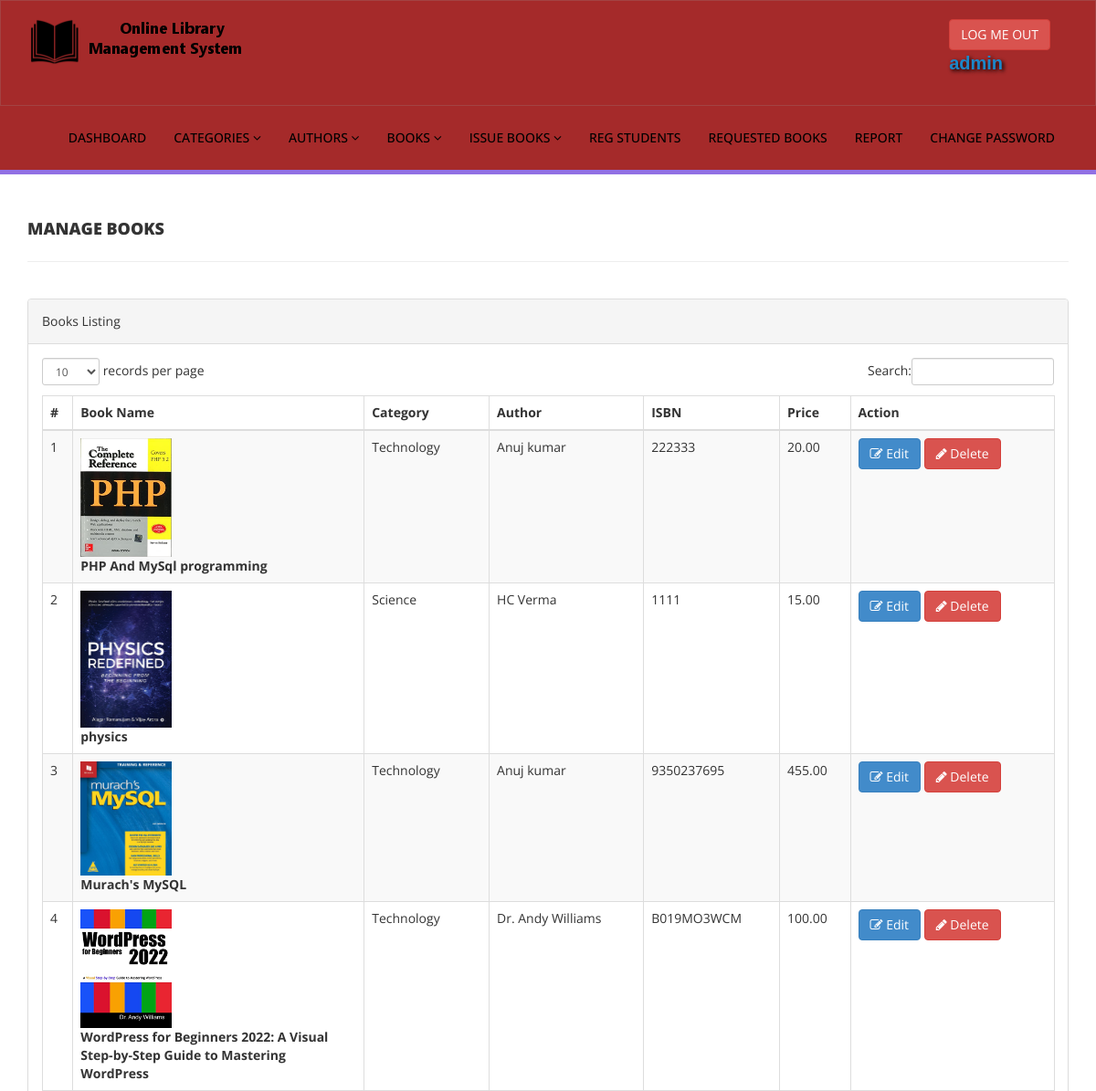
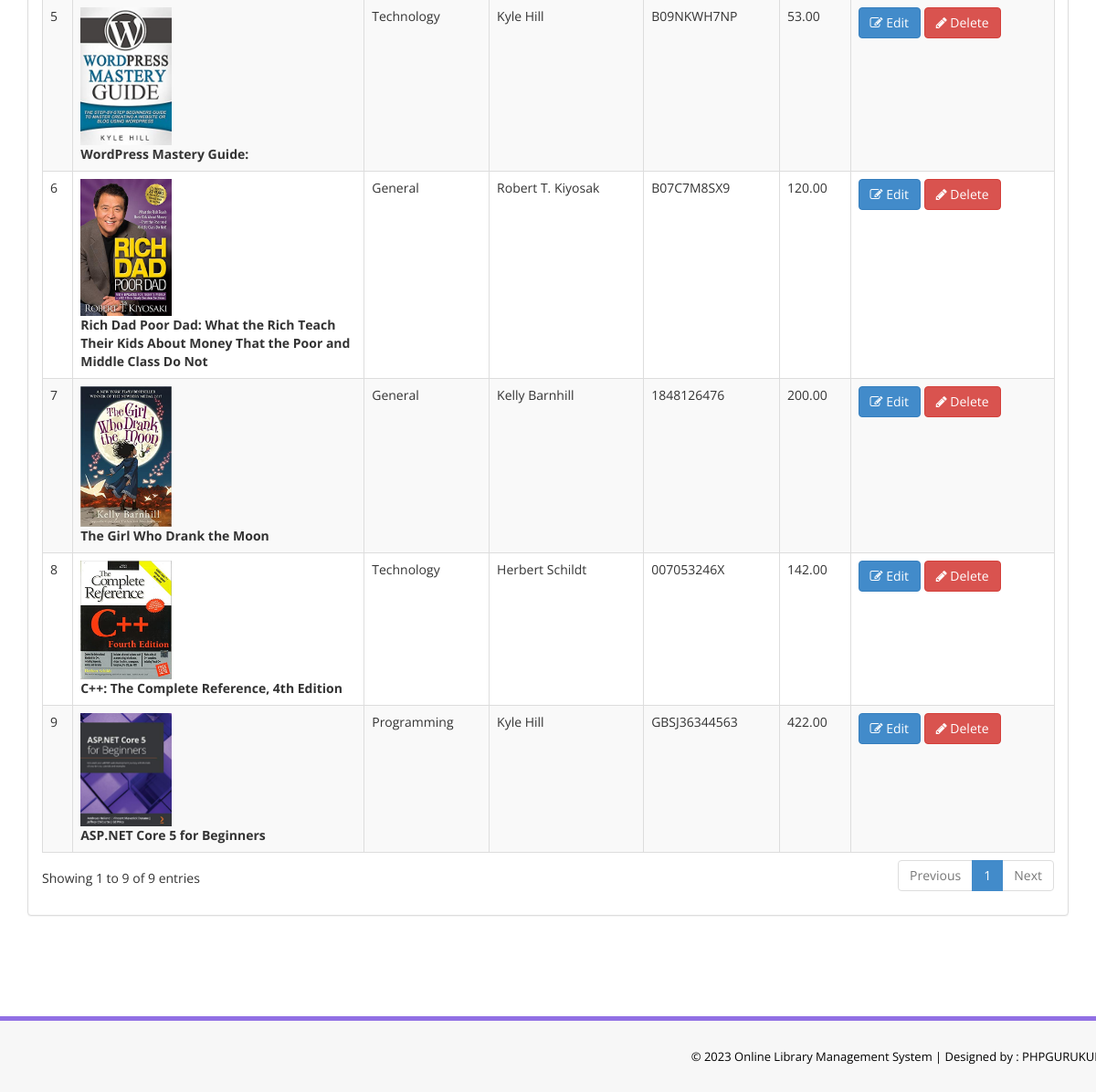
The app's page /library/admin/manage-books.php (signed in) with its own data (2 pictures, top to bottom).
### tables this page shows
CREATE TABLE `tblbooks` (
  `id` int(11) NOT NULL,
  `BookName` varchar(255) DEFAULT NULL,
  `CatId` int(11) DEFAULT NULL,
  `AuthorId` int(11) DEFAULT NULL,
  `ISBNNumber` varchar(25) DEFAULT NULL,
  `BookPrice` decimal(10,2) DEFAULT NULL,
  `bookImage` varchar(250) NOT NULL,
  `isIssued` int(1) DEFAULT NULL,
  `RegDate` timestamp NULL DEFAULT current_timestamp(),
  `UpdationDate` timestamp NULL DEFAULT NULL ON UPDATE current_timestamp()
);

CREATE TABLE `tblcategory` (
  `id` int(11) NOT NULL,
  `CategoryName` varchar(150) DEFAULT NULL,
  `Status` int(1) DEFAULT NULL,
  `CreationDate` timestamp NULL DEFAULT current_timestamp(),
  `UpdationDate` timestamp NULL DEFAULT '0000-00-00 00:00:00' ON UPDATE current_timestamp()
);

CREATE TABLE `tblauthors` (
  `id` int(11) NOT NULL,
  `AuthorName` varchar(159) DEFAULT NULL,
  `creationDate` timestamp NULL DEFAULT current_timestamp(),
  `UpdationDate` timestamp NULL DEFAULT NULL ON UPDATE current_timestamp()
);

### library/admin/manage-books.php (the view, shortened to what this page needs)
<?php
include('includes/config.php');
if(strlen($_SESSION['alogin'])==0)
    {
header('location:index.php');
}
else{
    ?>
<!DOCTYPE html>
<html xmlns="http://www.w3.org/1999/xhtml">
<head>
    <link href="assets/css/bootstrap.css" rel="stylesheet" />
    <link href="assets/css/font-awesome.css" rel="stylesheet" />
    <link href="assets/js/dataTables/dataTables.bootstrap.css" rel="stylesheet" />
    <link href="assets/css/style.css" rel="stylesheet" />
</head>
<body>
<?php include('includes/header.php');?>
    <div class="content-wrapper">
         <div class="container">
        <div class="row pad-botm">
            <div class="col-md-12">
                <h4 class="header-line">Manage Books</h4>
    </div>
        </div>
            <div class="row">
                <div class="col-md-12">
                    <div class="panel panel-default">
                        <div class="panel-heading">
                           Books Listing
                        </div>
                        <div class="panel-body">
                            <div class="table-responsive">
                                <table class="table table-striped table-bordered table-hover" id="dataTables-example">
                                    <thead>
                                        <tr>
                                            <th>#</th>
                                            <th>Book Name</th>
                                            <th>Category</th>
                                            <th>Author</th>
                                            <th>ISBN</th>
                                            <th>Price</th>
                                            <th>Action</th>
                                        </tr>
                                    </thead>
                                    <tbody>
<?php $sql = "SELECT tblbooks.BookName,tblcategory.CategoryName,tblauthors.AuthorName,tblbooks.ISBNNumber,tblbooks.BookPrice,tblbooks.id as bookid,tblbooks.bookImage from  tblbooks join tblcategory on tblcategory.id=tblbooks.CatId join tblauthors on tblauthors.id=tblbooks.AuthorId";
$query = $dbh -> prepare($sql);
$query->execute();
$results=$query->fetchAll(PDO::FETCH_OBJ);
$cnt=1;
if($query->rowCount() > 0)
{
foreach($results as $result)
{               ?>
                                        <tr class="odd gradeX">
                                            <td class="center"><?php echo htmlentities($cnt);?></td>
                                            <td class="center" width="300">
<img src="bookimg/<?php echo htmlentities($result->bookImage);?>" width="100">
                                                <br /><b><?php echo htmlentities($result->BookName);?></b></td>
                                            <td class="center"><?php echo htmlentities($result->CategoryName);?></td>
                                            <td class="center"><?php echo htmlentities($result->AuthorName);?></td>
                                            <td class="center"><?php echo htmlentities($result->ISBNNumber);?></td>
                                            <td class="center"><?php echo htmlentities($result->BookPrice);?></td>
                                            <td class="center">
                                            <a href="edit-book.php?bookid=<?php echo htmlentities($result->bookid);?>"><button class="btn btn-primary"><i class="fa fa-edit "></i> Edit</button>
                                          <a href="manage-books.php?del=<?php echo htmlentities($result->bookid);?>" onclick="return confirm('Are you sure you want to delete?');"" >  <button class="btn btn-danger"><i class="fa fa-pencil"></i> Delete</button>
                                            </td>
                                        </tr>
 <?php $cnt=$cnt+1;}} ?>
                                    </tbody>
                                </table>
                            </div>
                        </div>
                    </div>
                </div>
            </div>
    </div>
    </div>
  <?php include('includes/footer.php');?>
</body>
</html>
<?php } ?>

### library/admin/includes/header.php (shortened to what this page needs)
<div class="navbar navbar-inverse set-radius-zero" >
        <div class="container">
            <div class="navbar-header">
                <a class="navbar-brand">
                    <img src="assets/img/logo.png" />
                </a>
            </div>
            <div class="right-div">
                <a href="logout.php" class="btn btn-danger pull-right">LOG ME OUT</a>
                <p><blink>
                    <?php echo $_SESSION['alogin']?></blink>
</p>
            </div>
        </div>
    </div>
    <section class="menu-section">
        <div class="container">
            <div class="row ">
                <div class="col-md-12">
                    <div class="navbar-collapse collapse ">
                        <ul id="menu-top" class="nav navbar-nav navbar-right">
                            <li><a href="dashboard.php" class="menu-top">DASHBOARD</a></li>
                            <li>
                                <a href="#" class="dropdown-toggle" id="ddlmenuItem" data-toggle="dropdown"> Categories <i class="fa fa-angle-down"></i></a>
                            </li>
                            <li>
                                <a href="#" class="dropdown-toggle" id="ddlmenuItem" data-toggle="dropdown"> Authors <i class="fa fa-angle-down"></i></a>
                            </li>
 <li>
                                <a href="#" class="dropdown-toggle" id="ddlmenuItem" data-toggle="dropdown"> Books <i class="fa fa-angle-down"></i></a>
                            </li>
                           <li>
                                <a href="#" class="dropdown-toggle" id="ddlmenuItem" data-toggle="dropdown"> Issue Books <i class="fa fa-angle-down"></i></a>
                            </li>
                             <li><a href="reg-students.php">Reg Students</a></li>
                             <li><a href="manage-requested-books.php" >Requested Books</a></li>
                             <li><a href="report.php">Report</a></li>
  <li><a href="change-password.php">Change Password</a></li>
                        </ul>
                    </div>
                </div>
            </div>
        </div>
    </section>

### library/admin/includes/footer.php
<section class="footer-section">
     <div class="container">
         <div class="row">
             <div class="col-md-12">
                &copy; <?php echo date('Y');?> Online Library Management System |<a href="https://phpgurukul.com/" target="_blank"  > Designed by : PHPGURUKUL</a>
             </div>
         </div>
     </div>
 </section>

### library/admin/assets/css/style.css (style rules this page uses)
.set-radius-zero { border-radius:0px; -moz-border-radius:0px; -webkit-border-radius:0px; }
.content-wrapper { margin-top: 40px; min-height:800px; padding-bottom:90px; }
.header-line { font-weight:900; padding-bottom:25px; border-bottom:1px solid #eeeeee; text-transform:uppercase; }
.pad-botm { padding-bottom:30px; }
.right-div { float: right; padding: 20px; }
#menu-top a { color:#000; text-decoration:none; font-weight:500; padding: 25px 15px 25px 15px; text-transform:uppercase; }
.menu-section { background-color: #f7f7f7; border-bottom:5px solid #9170E4; width:100% }
.navbar-inverse { background-color: #FFF; border-color: rgba(155, 153, 153, 0.23); }
.navbar { min-height: 90px; margin-bottom: 0px; }
.footer-section { padding:25px 50px 25px 50px; color:#000; font-size:13px; background-color: #f7f7f7; text-align:right; border-top:5px solid #9170E4; }
.footer-section a, .footer-section a:hover { color:#000; }

### library/admin/includes/header.php (style rules this page uses)
p { color: #1adf2a; text-shadow: 2px 2px 4px #000000; }
blink { color: #1c87c9; font-size: 20px; font-weight: bold; font-family: sans-serif; }
.menu-section { background-color:brown; }
.navbar { background-color:brown; }

### records on screen
tblbooks: bookImage (picture), BookName "PHP And MySql programming", tblcategory.CategoryName "Technology", AuthorId.AuthorName "Anuj kumar", ISBNNumber "222333", BookPrice "20.00"
tblbooks: bookImage (picture), BookName "physics", tblcategory.CategoryName "Science", AuthorId.AuthorName "HC Verma", ISBNNumber "1111", BookPrice "15.00"
tblbooks: bookImage (picture), BookName "Murach's MySQL", tblcategory.CategoryName "Technology", AuthorId.AuthorName "Anuj kumar", ISBNNumber "9350237695", BookPrice "455.00"
tblbooks: bookImage (picture), BookName "WordPress for Beginners 2022: A Visual Step-by-Step Guide to Mastering WordPress", tblcategory.CategoryName "Technology", AuthorId.AuthorName "Dr. Andy Williams", ISBNNumber "B019MO3WCM", BookPrice "100.00"
tblbooks: bookImage (picture), BookName "WordPress Mastery Guide:", tblcategory.CategoryName "Technology", AuthorId.AuthorName "Kyle Hill", ISBNNumber "B09NKWH7NP", BookPrice "53.00"
tblbooks: bookImage (picture), BookName "Rich Dad Poor Dad: What the Rich Teach Their Kids About Money That the Poor and Middle Class Do Not", tblcategory.CategoryName "General", AuthorId.AuthorName "Robert T. Kiyosak", ISBNNumber "B07C7M8SX9", BookPrice "120.00"
tblbooks: bookImage (picture), BookName "The Girl Who Drank the Moon", tblcategory.CategoryName "General", AuthorId.AuthorName "Kelly Barnhill", ISBNNumber "1848126476", BookPrice "200.00"
tblbooks: bookImage (picture), BookName "C++: The Complete Reference, 4th Edition", tblcategory.CategoryName "Technology", AuthorId.AuthorName "Herbert Schildt", ISBNNumber "007053246X", BookPrice "142.00"
tblbooks: bookImage (picture), BookName "ASP.NET Core 5 for Beginners", tblcategory.CategoryName "Programming", AuthorId.AuthorName "Kyle Hill", ISBNNumber "GBSJ36344563", BookPrice "422.00"

### other values on screen
$_SESSION['alogin'] "admin"
